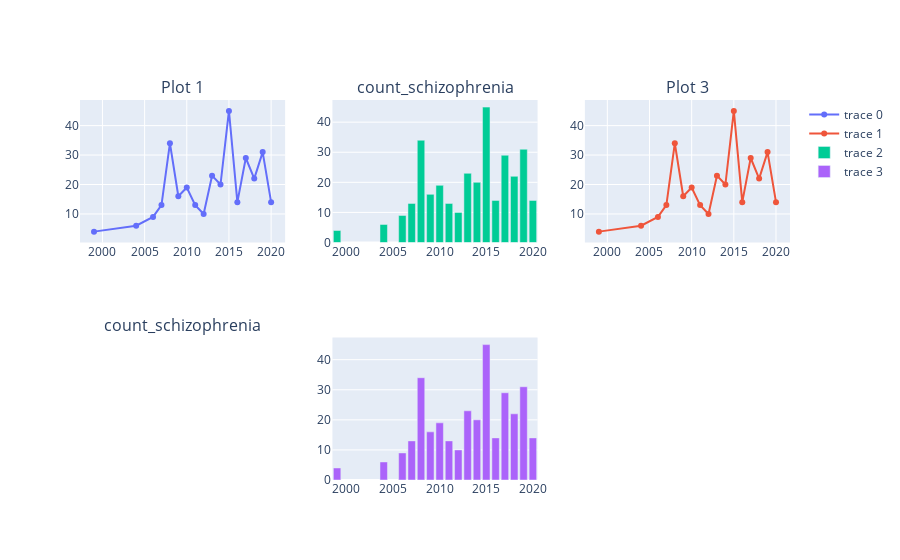

This figure's notebook cell:
### Code cell
# 'count_schizophrenia'
df3=df_dat_them[['Annee','count_schizophrenia']]
df3= df3[df3['count_schizophrenia'] >3]
df3 = df3.groupby(['Annee']).count_schizophrenia.sum().reset_index()
from plotly.subplots import make_subplots
fig3 = make_subplots(rows=2, cols=3, subplot_titles=['Plot 1', 'count_schizophrenia', 'Plot 3','count_schizophrenia'])
fig3.add_scatter(x=df3['Annee'], y= df3['count_schizophrenia'], row=1, col=1)
fig3.add_scatter(x=df3['Annee'], y= df3['count_schizophrenia'], row=1, col=3)
fig3.add_bar(x=df3['Annee'], y=df3['count_schizophrenia'], row=1,col=2)
fig3.add_bar(x=df3['Annee'], y=df3['count_schizophrenia'], row=2,col=2)

### Figure 1 — Plotly figure (JSON) as saved in the notebook; plotly's stock layout.template omitted (floating-point values rounded to 4 significant figures)
{"data": [{"type": "scatter", "x": [1999, 2004, 2006, 2007, 2008, 2009, 2010, 2011, 2012, 2013, 2014, 2015, 2016, 2017, 2018, 2019, 2020], "xaxis": "x", "y": [4, 6, 9, 13, 34, 16, 19, 13, 10, 23, 20, 45, 14, 29, 22, 31, 14], "yaxis": "y"}, {"type": "scatter", "x": [1999, 2004, 2006, 2007, 2008, 2009, 2010, 2011, 2012, 2013, 2014, 2015, 2016, 2017, 2018, 2019, 2020], "xaxis": "x3", "y": [4, 6, 9, 13, 34, 16, 19, 13, 10, 23, 20, 45, 14, 29, 22, 31, 14], "yaxis": "y3"}, {"type": "bar", "x": [1999, 2004, 2006, 2007, 2008, 2009, 2010, 2011, 2012, 2013, 2014, 2015, 2016, 2017, 2018, 2019, 2020], "xaxis": "x2", "y": [4, 6, 9, 13, 34, 16, 19, 13, 10, 23, 20, 45, 14, 29, 22, 31, 14], "yaxis": "y2"}, {"type": "bar", "x": [1999, 2004, 2006, 2007, 2008, 2009, 2010, 2011, 2012, 2013, 2014, 2015, 2016, 2017, 2018, 2019, 2020], "xaxis": "x5", "y": [4, 6, 9, 13, 34, 16, 19, 13, 10, 23, 20, 45, 14, 29, 22, 31, 14], "yaxis": "y5"}], "layout": {"annotations": [{"font": {"size": 16}, "showarrow": false, "text": "Plot 1", "x": 0.1444, "xanchor": "center", "xref": "paper", "y": 1, "yanchor": "bottom", "yref": "paper"}, {"font": {"size": 16}, "showarrow": false, "text": "count_schizophrenia", "x": 0.5, "xanchor": "center", "xref": "paper", "y": 1, "yanchor": "bottom", "yref": "paper"}, {"font": {"size": 16}, "showarrow": false, "text": "Plot 3", "x": 0.8556, "xanchor": "center", "xref": "paper", "y": 1, "yanchor": "bottom", "yref": "paper"}, {"font": {"size": 16}, "showarrow": false, "text": "count_schizophrenia", "x": 0.1444, "xanchor": "center", "xref": "paper", "y": 0.375, "yanchor": "bottom", "yref": "paper"}], "xaxis": {"anchor": "y", "domain": [0, 0.2889]}, "xaxis2": {"anchor": "y2", "domain": [0.3556, 0.6444]}, "xaxis3": {"anchor": "y3", "domain": [0.7111, 1]}, "xaxis4": {"anchor": "y4", "domain": [0, 0.2889]}, "xaxis5": {"anchor": "y5", "domain": [0.3556, 0.6444]}, "xaxis6": {"anchor": "y6", "domain": [0.7111, 1]}, "yaxis": {"anchor": "x", "domain": [0.625, 1]}, "yaxis2": {"anchor": "x2", "domain": [0.625, 1]}, "yaxis3": {"anchor": "x3", "domain": [0.625, 1]}, "yaxis4": {"anchor": "x4", "domain": [0, 0.375]}, "yaxis5": {"anchor": "x5", "domain": [0, 0.375]}, "yaxis6": {"anchor": "x6", "domain": [0, 0.375]}}}
